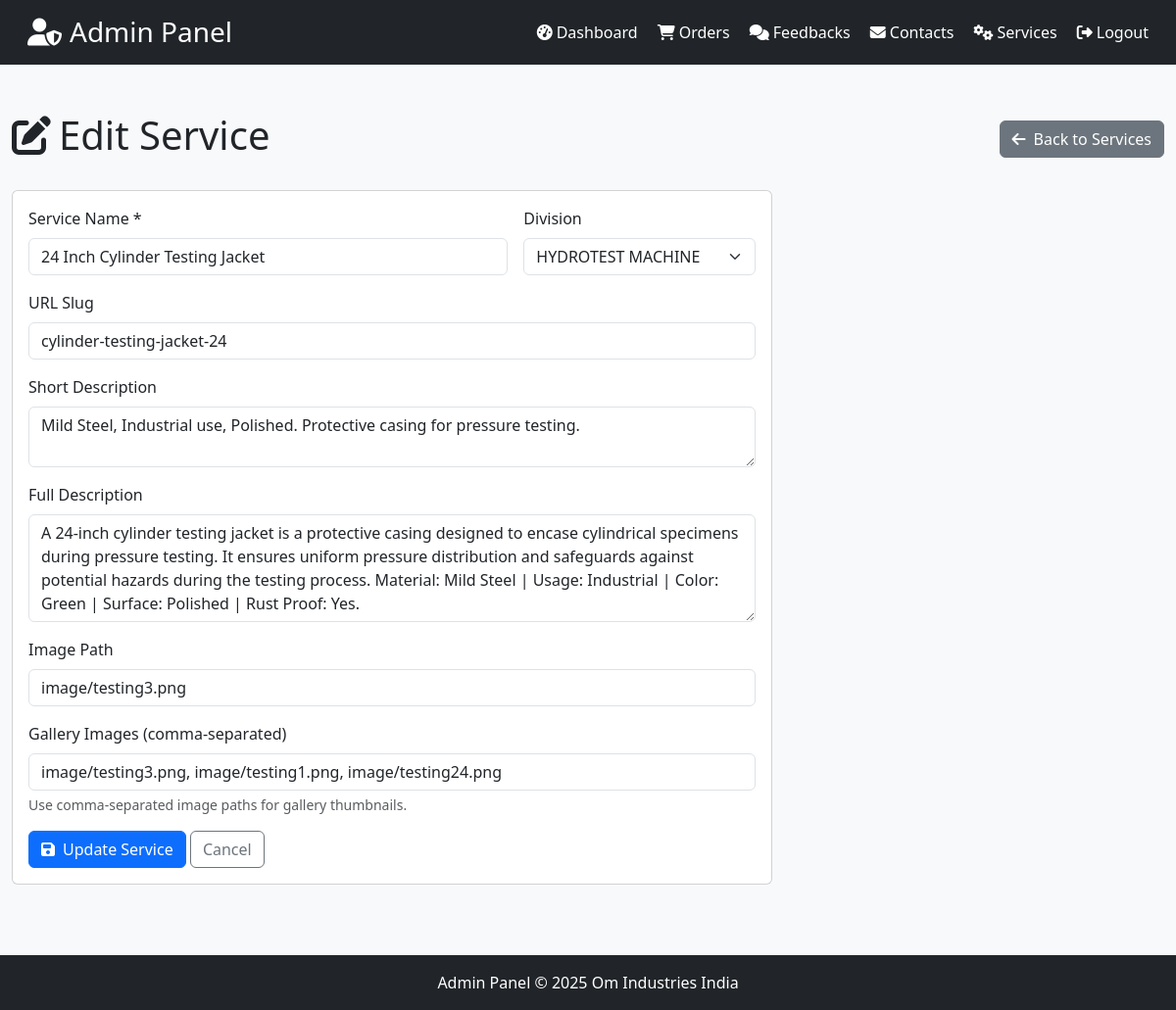
The app's page /admin/services/2/edit (signed in) with its own data.
### tables this page shows
CREATE TABLE services (
            id INTEGER PRIMARY KEY AUTOINCREMENT,
            name TEXT NOT NULL,
            slug TEXT NOT NULL UNIQUE,
            division TEXT NOT NULL,
            division_id TEXT NOT NULL,
            short_desc TEXT,
            description TEXT,
            price TEXT NOT NULL,
            image TEXT DEFAULT 'image/manufacture.jpg',
            sort_order INTEGER DEFAULT 0,
            created_at TIMESTAMP DEFAULT CURRENT_TIMESTAMP
        , gallery_images TEXT);

### app.py (the view, shortened to what this page needs)
@app.route("/admin/services/<int:service_id>/edit", methods=['GET', 'POST'])
def admin_service_edit(service_id):
    if not session.get('admin_logged_in'):
        return redirect(url_for('admin_login'))
    conn = _db_connection()
    cursor = execute_query(conn, "SELECT * FROM services WHERE id = ?", (service_id,))
    service = cursor.fetchone()
    conn.close()
    if not service:
        flash('Service not found.', 'error')
        return redirect(url_for('admin_services'))
    svc = dict(service) if not isinstance(service, dict) else service
    return render_template("admin/pages/service_edit.html", title="Edit Service", service=svc, divisions=DIVISIONS)

### app.py (called while the page is built)
def execute_query(conn, query, params=None):
    if USE_POSTGRES:
        cursor = conn.cursor()
        if params:
            if '?' in query:
                query = query.replace('?', '%s')
            cursor.execute(query, params)
        else:
            cursor.execute(query)
        return cursor
    else:
        if params:
            return conn.execute(query, params)
        else:
            return conn.execute(query)

### templates/admin/pages/service_edit.html
{% extends "admin/base_admin.html" %}
{% block content %}
<div class="container-fluid py-4">
  <div class="d-flex justify-content-between align-items-center mb-4">
    <h1><i class="fas fa-edit me-2"></i>Edit Service</h1>
    <a href="{{ url_for('admin_services') }}" class="btn btn-secondary">
      <i class="fas fa-arrow-left me-2"></i>Back to Services
    </a>
  </div>
  <div class="row">
    <div class="col-lg-8">
      <div class="card">
        <div class="card-body">
          <form method="POST" action="{{ url_for('admin_service_edit', service_id=service.id) }}">
            <div class="row g-3">
              <div class="col-md-8">
                <label for="name" class="form-label">Service Name *</label>
                <input type="text" class="form-control" id="name" name="name" required value="{{ service.name }}">
              </div>
              <div class="col-md-4">
                <label for="division_id" class="form-label">Division</label>
                <select class="form-select" id="division_id" name="division_id">
                  {% for div in divisions %}
                  <option value="{{ div.id }}" {% if div.id == service.division_id %}selected{% endif %}>{{ div.name }}</option>
                  {% endfor %}
                </select>
              </div>
              <div class="col-12">
                <label for="slug" class="form-label">URL Slug</label>
                <input type="text" class="form-control" id="slug" name="slug" value="{{ service.slug }}">
              </div>
              <div class="col-12">
                <label for="short_desc" class="form-label">Short Description</label>
                <textarea class="form-control" id="short_desc" name="short_desc" rows="2">{{ service.short_desc or '' }}</textarea>
              </div>
              <div class="col-12">
                <label for="description" class="form-label">Full Description</label>
                <textarea class="form-control" id="description" name="description" rows="4">{{ service.description or '' }}</textarea>
              </div>
              <div class="col-12">
                <label for="image" class="form-label">Image Path</label>
                <input type="text" class="form-control" id="image" name="image" value="{{ service.image or 'image/manufacture.jpg' }}">
              </div>
              <div class="col-12">
                <label for="gallery_images" class="form-label">Gallery Images (comma-separated)</label>
                <input type="text" class="form-control" id="gallery_images" name="gallery_images" value="{{ service.gallery_images or '' }}" placeholder="image/photo1.jpg, image/photo2.jpg">
                <div class="form-text">Use comma-separated image paths for gallery thumbnails.</div>
              </div>
              <div class="col-12">
                <button type="submit" class="btn btn-primary">
                  <i class="fas fa-save me-2"></i>Update Service
                </button>
                <a href="{{ url_for('admin_services') }}" class="btn btn-outline-secondary">Cancel</a>
              </div>
            </div>
          </form>
        </div>
      </div>
    </div>
  </div>
</div>
{% endblock %}

### templates/admin/base_admin.html (style rules this page uses)
body { background-color: #f8f9fa; }

### records on screen
services: name "24 Inch Cylinder Testing Jacket", division_id "HYDROTEST MACHINE", slug "cylinder-testing-jacket-24", short_desc "Mild Steel, Industrial use, Polished. Protective casing for pressure testing.", description "A 24-inch cylinder testing jacket is a protective casing designed to encase cylindrical specimens during pressure testing. It ensures uniform pressure distribution and safeguards against potential hazards during the testing process. Material: Mild Steel | Usage: Industrial | Color: Green | Surface: Polished | Rust Proof: Yes.", image "image/testing3.png", gallery_images "image/testing3.png, image/testing1.png, image/testing24.png"
